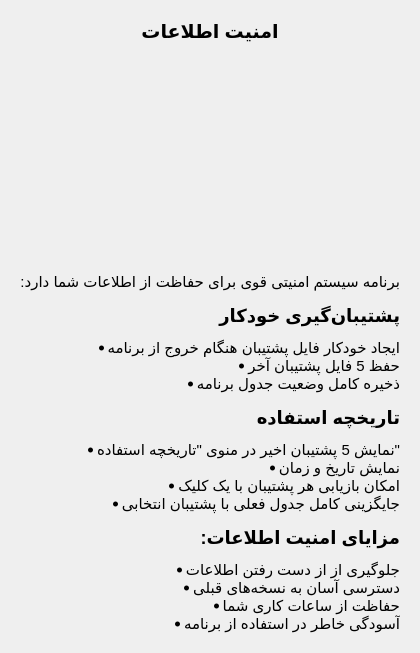
       <widget class="QWidget" name="backupPage">
        <layout class="QVBoxLayout" name="verticalLayout_12">
         <property name="spacing">
          <number>15</number>
         </property>
         <property name="leftMargin">
          <number>20</number>
         </property>
         <property name="topMargin">
          <number>20</number>
         </property>
         <property name="rightMargin">
          <number>20</number>
         </property>
         <property name="bottomMargin">
          <number>20</number>
         </property>
         <item>
          <widget class="QLabel" name="backupTitle">
           <property name="font">
            <font>
             <pointsize>14</pointsize>
             <weight>75</weight>
             <bold>true</bold>
            </font>
           </property>
           <property name="text">
            <string>امنیت اطلاعات</string>
           </property>
           <property name="alignment">
            <set>Qt::AlignCenter</set>
           </property>
          </widget>
         </item>
         <item>
          <widget class="QLabel" name="backupImage">
           <property name="minimumSize">
            <size>
             <width>0</width>
             <height>200</height>
            </size>
           </property>
           <property name="text">
            <string/>
           </property>
           <property name="pixmap">
            <pixmap>:/images/backup.png</pixmap>
           </property>
           <property name="scaledContents">
            <bool>true</bool>
           </property>
           <property name="alignment">
            <set>Qt::AlignCenter</set>
           </property>
          </widget>
         </item>
         <item>
          <widget class="QLabel" name="backupText">
           <property name="font">
            <font>
             <pointsize>11</pointsize>
            </font>
           </property>
           <property name="text">
            <string>&lt;html&gt;&lt;head/&gt;&lt;body&gt;&lt;p dir="rtl" align="justify"&gt;برنامه سیستم امنیتی قوی برای حفاظت از اطلاعات شما دارد:&lt;/p&gt;&lt;h3 dir="rtl" align="justify"&gt;پشتیبان‌گیری خودکار&lt;/h3&gt;&lt;ul style="text-align: right; direction: rtl; list-style-position: inside;"&gt;&lt;li&gt;ایجاد خودکار فایل پشتیبان هنگام خروج از برنامه&lt;/li&gt;&lt;li&gt;حفظ 5 فایل پشتیبان آخر&lt;/li&gt;&lt;li&gt;ذخیره کامل وضعیت جدول برنامه&lt;/li&gt;&lt;/ul&gt;&lt;h3 dir="rtl" align="justify"&gt;تاریخچه استفاده&lt;/h3&gt;&lt;ul style="text-align: right; direction: rtl; list-style-position: inside;"&gt;&lt;li&gt;نمایش 5 پشتیبان اخیر در منوی "تاریخچه استفاده"&lt;/li&gt;&lt;li&gt;نمایش تاریخ و زمان&lt;/li&gt;&lt;li&gt;امکان بازیابی هر پشتیبان با یک کلیک&lt;/li&gt;&lt;li&gt;جایگزینی کامل جدول فعلی با پشتیبان انتخابی&lt;/li&gt;&lt;/ul&gt;&lt;h3 dir="rtl" align="justify"&gt;مزایای امنیت اطلاعات:&lt;/h3&gt;&lt;ul style="text-align: right; direction: rtl; list-style-position: inside;"&gt;&lt;li&gt;جلوگیری از از دست رفتن اطلاعات&lt;/li&gt;&lt;li&gt;دسترسی آسان به نسخه‌های قبلی&lt;/li&gt;&lt;li&gt;حفاظت از ساعات کاری شما&lt;/li&gt;&lt;li&gt;آسودگی خاطر در استفاده از برنامه&lt;/li&gt;&lt;/ul&gt;&lt;/body&gt;&lt;/html&gt;</string>
           </property>
           <property name="alignment">
            <set>Qt::AlignRight|Qt::AlignTrailing|Qt::AlignVCenter</set>
           </property>
           <property name="wordWrap">
            <bool>true</bool>
           </property>
          </widget>
         </item>
        </layout>
       </widget>
